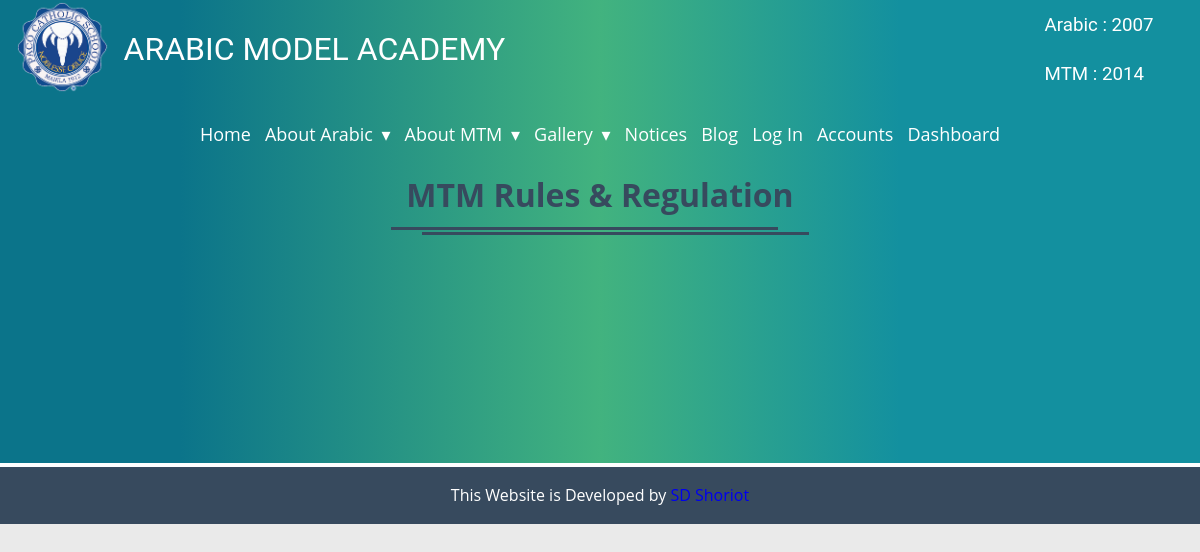
The page /rules/ on the database as committed earlier.
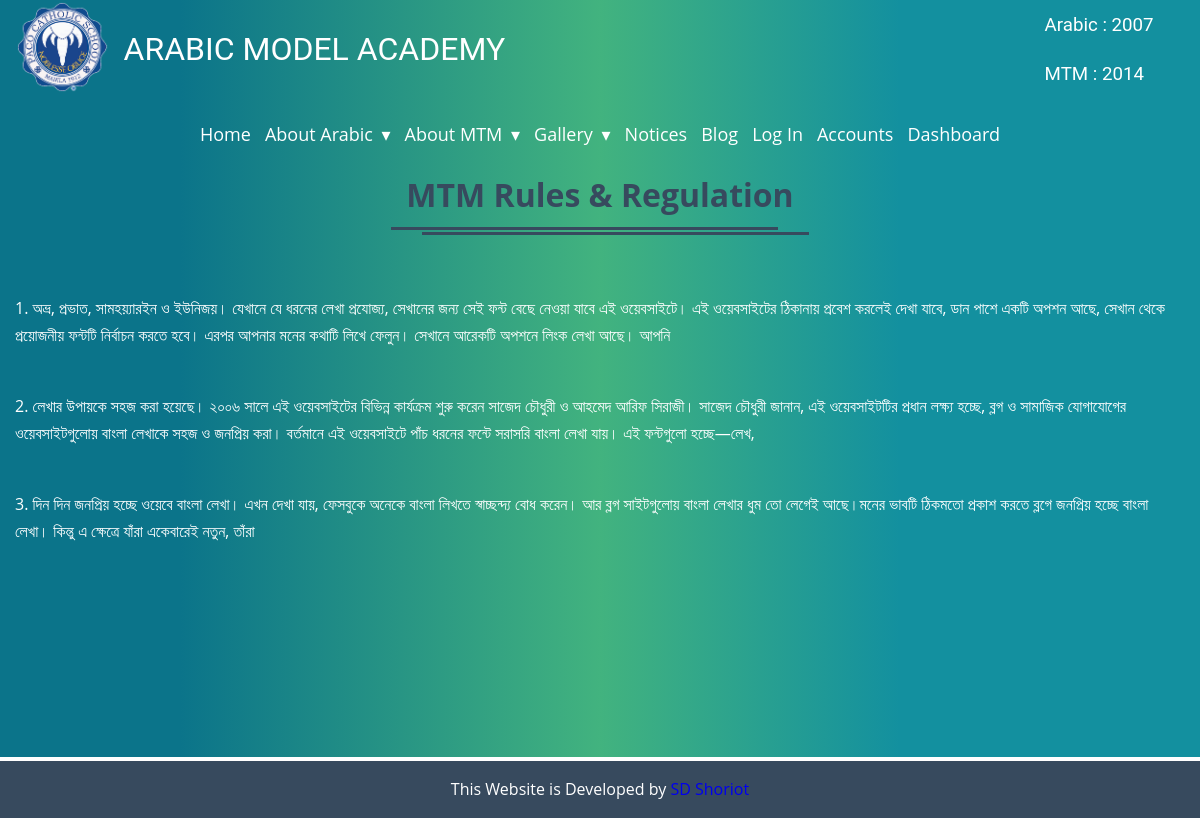
The same page on the database as committed later.
### mtm/models.py (models this page shows)
class Rule(models.Model):
	date = models.DateTimeField(auto_now_add=True)
	description = models.TextField()

### mtm/views.py (the view)
# urls.py: path('rules/', rule, name='rules'),
def rule(request):
	rules = Rule.objects.all().order_by('-date')[:4]
	ctx = {'rules': rules}
	return render(request, 'theme/mtm/rule.html', ctx)

### templates/theme/mtm/rule.html
{% extends 'theme/base.html' %}
{% block content %}
<section class="commonBody rules">
  <div class="container">
    <div class="commonHeding">
        <h1>MTM Rules & Regulation</h1>
    </div>
    <div class="fsltBody">
      {% for rule in rules %}
      <div class="fsltText">
        <p>{{ forloop.counter }}. {{ rule.description }}</p><br><br>
    </div>
  {% endfor %}
  </div>
  </div>
</section>
{% endblock %}

Rows that differ between the two databases and show on the page:
added Rule: description "অভ্র, প্রভাত, সামহয়্যারইন ও ইউনিজয়। যেখানে যে ধরনের লেখা প্রযোজ্য, সেখানের জন্য সেই ফন্ট বেছে নেওয়া যাবে এই ওয়েবসাইটে। এই ওয়েবসাইটের ঠিকানায় প্রবেশ করলেই দেখা যাবে, ডান পাশে একটি অপশন আছে, সেখান থেকে প্রয়োজনীয় ফন্টটি নির্বাচন করতে হবে। এরপর আপনার মনের কথাটি লিখে ফেলুন। সেখানে আরেকটি অপশনে লিংক লেখা আছে। আপনি"
added Rule: description "লেখার উপায়কে সহজ করা হয়েছে। ২০০৬ সালে এই ওয়েবসাইটের বিভিন্ন কার্যক্রম শুরু করেন সাজেদ চৌধুরী ও আহমেদ আরিফ সিরাজী। সাজেদ চৌধুরী জানান, এই ওয়েবসাইটটির প্রধান লক্ষ্য হচ্ছে, ব্লগ ও সামাজিক যোগাযোগের ওয়েবসাইটগুলোয় বাংলা লেখাকে সহজ ও জনপ্রিয় করা। বর্তমানে এই ওয়েবসাইটে পাঁচ ধরনের ফন্টে সরাসরি বাংলা লেখা যায়। এই ফন্টগুলো হচ্ছে—লেখ,"
added Rule: description "দিন দিন জনপ্রিয় হচ্ছে ওয়েবে বাংলা লেখা। এখন দেখা যায়, ফেসবুকে অনেকে বাংলা লিখতে স্বাচ্ছন্দ্য বোধ করেন। আর ব্লগ সাইটগুলোয় বাংলা লেখার ধুম তো লেগেই আছে।মনের ভাবটি ঠিকমতো প্রকাশ করতে ব্লগে জনপ্রিয় হচ্ছে বাংলা লেখা। কিন্তু এ ক্ষেত্রে যাঁরা একেবারেই নতুন, তাঁরা"
